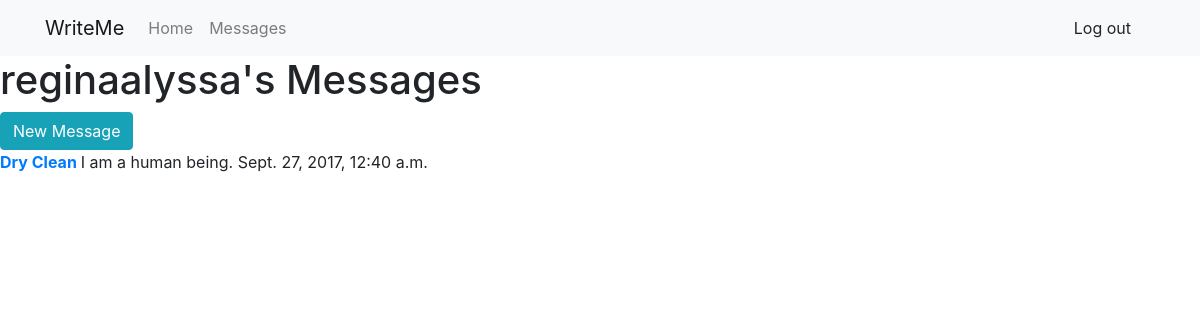
/messages/ (signed in), run on the app's committed database.
### messaging/models.py (models this page shows)
class Message(models.Model):
    conversation = models.ForeignKey(Conversation)
    sender = models.ForeignKey(User)
    message = models.TextField()
    timestamp = models.DateTimeField(auto_now_add=True)
    unread_flag = models.BooleanField(default=True)

class Conversation(models.Model):
    user1 = models.ForeignKey(User, related_name='%(class)s_1')
    user2 = models.ForeignKey(User, related_name='%(class)s_2')

### messaging/views.py (the view)
class RecentMessagesListView(LoginRequiredMixin, ListView):
    template_name = "messaging/index.html"
    context_object_name = 'latest_conversation_messages_list'
    def get_queryset(self):
        conversation_list = Conversation.objects.filter(Q(user1=self.request.user) | Q(user2=self.request.user))
        latest_conversation_messages_list = []
        for conversation in conversation_list:
            latest_conversation_messages_list.append(Message.objects.filter(conversation=conversation).latest('timestamp'))
            latest_conversation_messages_list.sort(key=lambda x: x.timestamp, reverse=True)
        return latest_conversation_messages_list

### messaging/templatetags/messaging_tags.py (called while the page is built)
@register.filter
def limit_char_50(string):
    if len(string) > 50:
        return string[:50] + "..."
    return string

### messaging/templates/messaging/index.html
{% extends "base.html" %}
{% load messaging_tags %}
{% block content %}
    <h1>{{ user.username }}'s Messages</h1>
    <a href="{% url 'messaging:new' %}" class="btn btn-info">New Message</a><br>
    {% for item in latest_conversation_messages_list %}
        <p>
        {% if item.unread_flag == True %}
            <span class="text-bold">
        {% endif %}
            {% if user.username != item.conversation.user1.username %}
                <a href="{% url 'messaging:conversation' item.conversation.user1.username %}">
                    {{ item.conversation.user1.first_name }} {{ item.conversation.user1.last_name }}
                </a>
            {% else %}
                <a href="{% url 'messaging:conversation' item.conversation.user2.username %}">
                    {{ item.conversation.user2.first_name }} {{ item.conversation.user2.last_name }}
                </a>
            {% endif %}
            {% if item.unread_flag == True %}
            </span>
        {% endif %}
        {{ item.message|limit_char_50 }}
        {{ item.timestamp }}
        </p>
        <br>
    {% endfor %}
{% endblock %}

### static/css/style.css (style rules this page uses)
.text-bold { font-weight: bold; }

### data on the page
Message: conversation.user1.first_name "Dry", conversation.user1.last_name "Clean", message|limit_char_50 "I am a human being.", timestamp "Sept. 27, 2017, 12:40 a.m."

### other printed values
{{ user.username }} "reginaalyssa"
